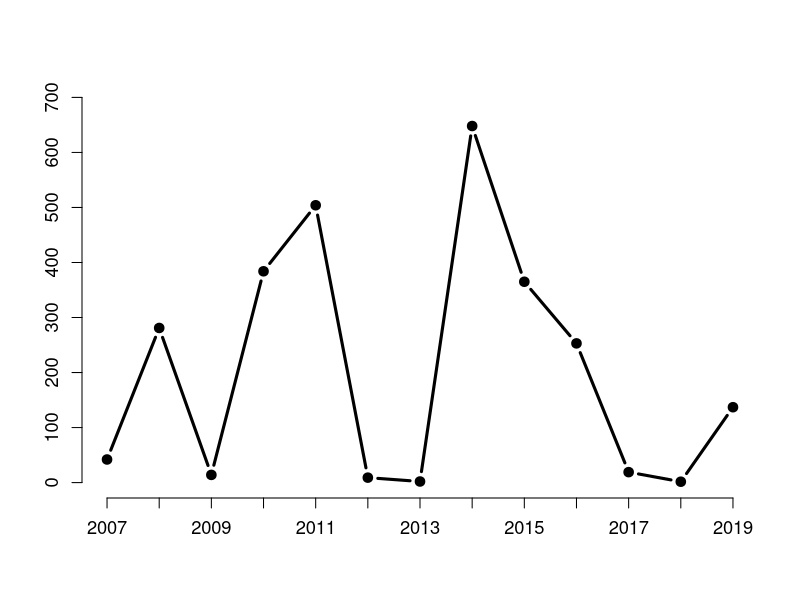

Reproduce this figure in R.
#Figure S2 Empirical time series of lemming density on Bylot Island from 2007 to 2019 measured by live-trapping (see methods in Fauteux et al. 2018). The density of brown and collared lemmings was summed.
N1_range = c(42,281,14,384,504,9,2,648,365,253,19,1.6,137) #2007 à 2019
year_l = c(2007:2019)

plot(year_l,N1_range,type="b",pch=19,xaxt="n",ylim=c(0,700),ylab="",xlab="",bty="n",cex.axis=1.1,cex.lab=1.2,lwd=3)
axis(1,at=seq(from=2007,to=2019,by=1),font.lab=2,cex.axis=1.1,cex.lab=1.2)
dev.copy2pdf(file="Lemmings_timeseries.pdf",width=8, height=6)
dev.off()
